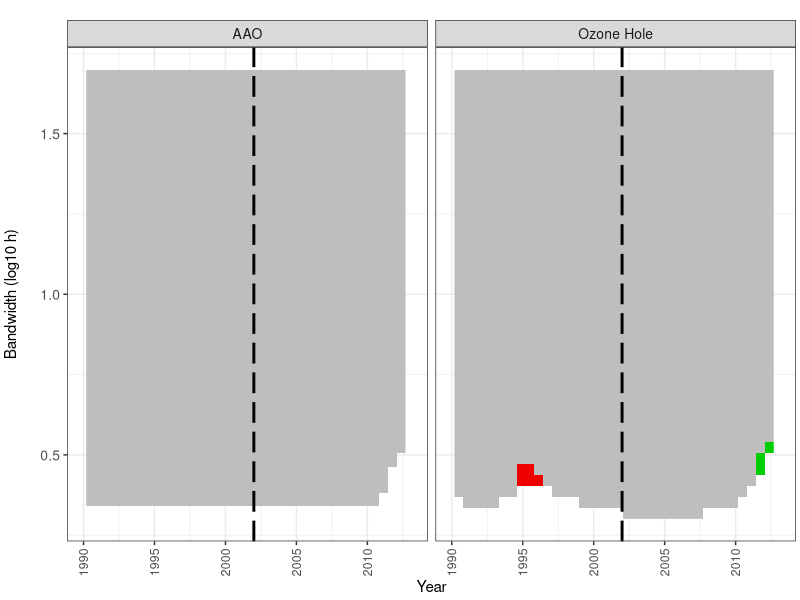

Write R code to recreate this figure.
##### action items
# -- only include ELB and WLB in lakes plots
# -- remove stream algal mat chl-a, but keep AFDM
# -- change soil inverts plots so scottnema is on top, eudory on bottom


#####################
# -- load packages
library(ggplot2)
library(scales)
library(grid)
# library(Hmisc)
library(stringr)
# ------------------------------------------------------
# -- read data
# -------------------------------
if(! exists('dat.siz.plot.long')){
  dat.siz.plot.long<-read.csv('dat_2_sizer_data_long.csv')
  
  # -- subset out unecessary flows
  dat.siz.plot.long<-subset(dat.siz.plot.long, 
                            !(var=='disch_log' & !group=='Total_FRX_basin'))
}

data.types<-as.character(unique(dat.siz.plot.long$data_type))

# ------------------------------------------------------
# -- graphics window
# -------------------------------
  # i.data.type <- data.types[i]
  # i.data.type <- data.types[1]
  i.data.type <- data.types[2] 
  i.data.type <- data.types[3]
  i.data.type <- data.types[4]
  i.data.type <- data.types[5]
  i.data.type <- data.types[6]
  i.data.type <- data.types[7]
  i.data.type <- data.types[8]
  i.data.type <- data.types[9] 
  # i.data.type <- data.types[10] 

  # -- what data to plot
  # i.data.type <- 'nematodes'
  
  # ----
  graphics.off()
  panel.width <- 2.25
  panel.height <- 1.75
  # -- plot name
  plot.name <- paste('Fig_SiZer_plot_',i.data.type,'.pdf',sep='')
  
  # -- subset data
  d.plot<-subset(dat.siz.plot.long,
                 data_type==i.data.type)
  
  d.plot$panel_label <- gsub('\\n','\n',d.plot$panel_label, fixed = TRUE)
  
  # -- set plot size
  n.panels<-length(unique(as.character(d.plot$panel_label)))

  pdf(file=plot.name,
      width = .8 + panel.width * n.panels, 
      height = panel.height)
  # pdf(file=plot.name,
  #     width = .8 + panel.width * n.panels, 
  #     height = panel.height)
  
  # -- make plot
  ggplot(d.plot, 
         aes(year, log10_h, fill=slope)) + 
    geom_raster() + 
    scale_fill_gradientn(colours = c('red2','gray','green3')) +
    facet_wrap( ~ panel_label) +
    geom_vline(xintercept = 2002, color = 'black', lty=5, lwd=1) +
    theme_bw() + 
    xlim(c(1990,2013.1)) +
    theme(axis.text.x = element_text(angle = 90, vjust = .5)) +
    theme(axis.text.y = element_text(size = 10)) +
    theme(plot.margin = unit(c(1,.2,.2,.2), "lines")) +
    # labs(title = capitalize(gsub('_',' ',i.data.type))) +
    theme(strip.text.y = element_text(size = 8),
          strip.text.x = element_text(size = 10)) +
#     ylab(expression(paste('Bandwidth',~~(log[10]*h)))) +
    ylab('Bandwidth (log10 h)\n') +
    xlab('Year') +
    guides(fill = FALSE)
  
  # ggsave(filename = plot.name)
  # dev.off()

  cat(i.data.type)
